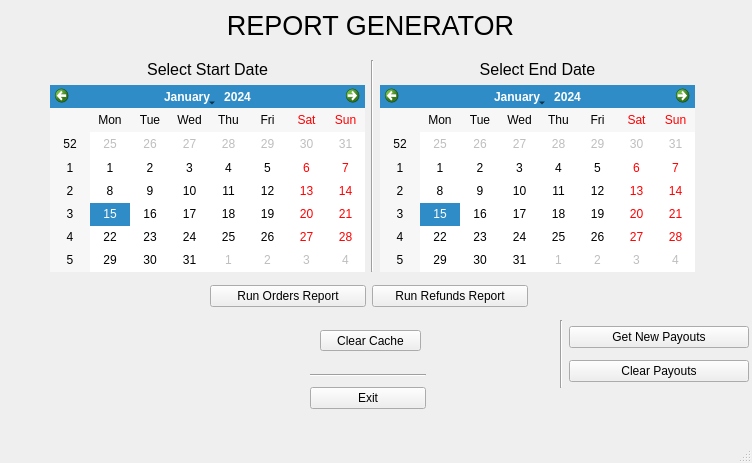
<?xml version="1.0" encoding="UTF-8"?>
<ui version="4.0">
 <class>MainWindow</class>
 <widget class="QMainWindow" name="MainWindow">
  <property name="geometry">
   <rect>
    <x>0</x>
    <y>0</y>
    <width>752</width>
    <height>463</height>
   </rect>
  </property>
  <property name="windowTitle">
   <string>MainWindow</string>
  </property>
  <widget class="QWidget" name="centralwidget">
   <widget class="QLabel" name="title">
    <property name="geometry">
     <rect>
      <x>110</x>
      <y>10</y>
      <width>521</width>
      <height>31</height>
     </rect>
    </property>
    <property name="font">
     <font>
      <pointsize>20</pointsize>
     </font>
    </property>
    <property name="text">
     <string>REPORT GENERATOR</string>
    </property>
    <property name="alignment">
     <set>Qt::AlignCenter</set>
    </property>
   </widget>
   <widget class="QWidget" name="layoutWidget">
    <property name="geometry">
     <rect>
      <x>310</x>
      <y>370</y>
      <width>116</width>
      <height>44</height>
     </rect>
    </property>
    <layout class="QVBoxLayout" name="verticalLayout_4">
     <item>
      <widget class="Line" name="line_3">
       <property name="orientation">
        <enum>Qt::Horizontal</enum>
       </property>
      </widget>
     </item>
     <item>
      <widget class="QPushButton" name="exit">
       <property name="text">
        <string>Exit</string>
       </property>
      </widget>
     </item>
    </layout>
   </widget>
   <widget class="QWidget" name="layoutWidget">
    <property name="geometry">
     <rect>
      <x>50</x>
      <y>60</y>
      <width>645</width>
      <height>212</height>
     </rect>
    </property>
    <layout class="QHBoxLayout" name="horizontalLayout">
     <item>
      <layout class="QVBoxLayout" name="verticalLayout">
       <item>
        <widget class="QLabel" name="label">
         <property name="font">
          <font>
           <pointsize>12</pointsize>
          </font>
         </property>
         <property name="text">
          <string>Select Start Date</string>
         </property>
         <property name="alignment">
          <set>Qt::AlignCenter</set>
         </property>
        </widget>
       </item>
       <item>
        <widget class="QCalendarWidget" name="start_date"/>
       </item>
      </layout>
     </item>
     <item>
      <widget class="Line" name="line">
       <property name="orientation">
        <enum>Qt::Vertical</enum>
       </property>
      </widget>
     </item>
     <item>
      <layout class="QVBoxLayout" name="verticalLayout_2">
       <item>
        <widget class="QSplitter" name="splitter">
         <property name="orientation">
          <enum>Qt::Horizontal</enum>
         </property>
         <widget class="QLabel" name="label_2">
          <property name="font">
           <font>
            <pointsize>12</pointsize>
           </font>
          </property>
          <property name="text">
           <string>Select End Date</string>
          </property>
          <property name="alignment">
           <set>Qt::AlignCenter</set>
          </property>
         </widget>
        </widget>
       </item>
       <item>
        <widget class="QCalendarWidget" name="end_date">
         <property name="gridVisible">
          <bool>false</bool>
         </property>
        </widget>
       </item>
      </layout>
     </item>
    </layout>
   </widget>
   <widget class="QWidget" name="layoutWidget">
    <property name="geometry">
     <rect>
      <x>210</x>
      <y>280</y>
      <width>318</width>
      <height>32</height>
     </rect>
    </property>
    <layout class="QHBoxLayout" name="horizontalLayout_2">
     <item>
      <widget class="QPushButton" name="run_orders">
       <property name="text">
        <string>Run Orders Report</string>
       </property>
      </widget>
     </item>
     <item>
      <widget class="QPushButton" name="run_refunds">
       <property name="text">
        <string>Run Refunds Report</string>
       </property>
      </widget>
     </item>
    </layout>
   </widget>
   <widget class="QPushButton" name="clear_cache">
    <property name="geometry">
     <rect>
      <x>320</x>
      <y>330</y>
      <width>101</width>
      <height>21</height>
     </rect>
    </property>
    <property name="text">
     <string>Clear Cache</string>
    </property>
   </widget>
   <widget class="QWidget" name="layoutWidget">
    <property name="geometry">
     <rect>
      <x>560</x>
      <y>320</y>
      <width>189</width>
      <height>68</height>
     </rect>
    </property>
    <layout class="QHBoxLayout" name="horizontalLayout_3">
     <item>
      <widget class="Line" name="line_2">
       <property name="orientation">
        <enum>Qt::Vertical</enum>
       </property>
      </widget>
     </item>
     <item>
      <layout class="QVBoxLayout" name="verticalLayout_3">
       <item>
        <widget class="QPushButton" name="update_transaction">
         <property name="text">
          <string>Get New Payouts</string>
         </property>
        </widget>
       </item>
       <item>
        <widget class="QPushButton" name="clear_transactions">
         <property name="text">
          <string>Clear Payouts</string>
         </property>
        </widget>
       </item>
      </layout>
     </item>
    </layout>
   </widget>
  </widget>
  <widget class="QMenuBar" name="menubar">
   <property name="geometry">
    <rect>
     <x>0</x>
     <y>0</y>
     <width>752</width>
     <height>21</height>
    </rect>
   </property>
  </widget>
  <widget class="QStatusBar" name="statusbar"/>
  <action name="actionFile">
   <property name="text">
    <string>File</string>
   </property>
  </action>
 </widget>
 <tabstops>
  <tabstop>start_date</tabstop>
  <tabstop>end_date</tabstop>
  <tabstop>run_orders</tabstop>
  <tabstop>run_refunds</tabstop>
  <tabstop>clear_cache</tabstop>
  <tabstop>update_transaction</tabstop>
  <tabstop>clear_transactions</tabstop>
  <tabstop>exit</tabstop>
 </tabstops>
 <resources/>
 <connections/>
</ui>
